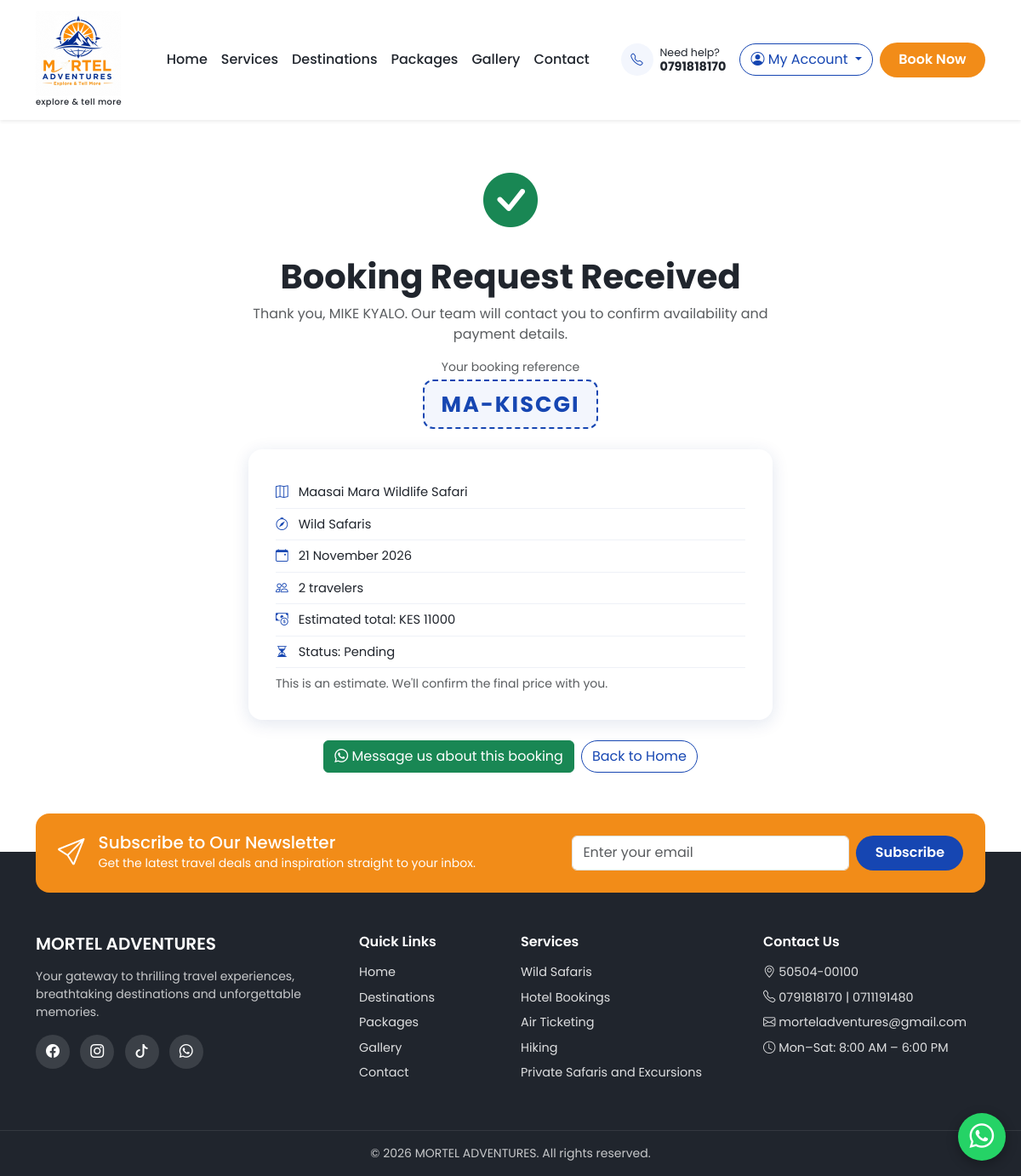
The page /bookings/success/MA-KISCGI/ on the database its author committed.
### apps/bookings/models.py (models this page shows, shortened)
class Booking(models.Model):
    STATUS_CHOICES = [
        ('pending', 'Pending'),
        ('confirmed', 'Confirmed'),
        ('cancelled', 'Cancelled'),
        ('completed', 'Completed'),
    ]
    reference = models.CharField(max_length=12, unique=True, editable=False, blank=True)
    user = models.ForeignKey(settings.AUTH_USER_MODEL, null=True, blank=True,
                             on_delete=models.SET_NULL, related_name='bookings')
    package = models.ForeignKey('tours.Package', null=True, blank=True,
                                on_delete=models.SET_NULL, related_name='bookings')
    service = models.ForeignKey('tours.Service', null=True, blank=True, on_delete=models.SET_NULL)
    full_name = models.CharField(max_length=100)
    phone = models.CharField(max_length=30)
    email = models.EmailField(blank=True)
    travel_date = models.DateField()
    travelers = models.PositiveIntegerField(default=1)
    special_requests = models.TextField(blank=True)
    total_price = models.DecimalField(max_digits=12, decimal_places=2, null=True, blank=True,
                                      help_text='Estimated total (KES). You can adjust it after agreeing a final price.')
    status = models.CharField(max_length=10, choices=STATUS_CHOICES, default='pending')
    confirmed_at = models.DateTimeField(null=True, blank=True, editable=False)
    created_at = models.DateTimeField(auto_now_add=True)
    updated_at = models.DateTimeField(auto_now=True)
    class Meta:
        ordering = ['-created_at']

### apps/tours/models.py (models this page shows, shortened)
class Package(models.Model):
    title = models.CharField(max_length=150)
    slug = models.SlugField(unique=True)
    destination = models.ForeignKey(Destination, on_delete=models.CASCADE, related_name='packages')
    service = models.ForeignKey(Service, on_delete=models.SET_NULL, null=True, blank=True)
    description = models.TextField()
    duration_days = models.PositiveIntegerField(default=1)
    price = models.DecimalField(max_digits=10, decimal_places=2, help_text='Price per person (KES)')
    slots_available = models.PositiveIntegerField(default=0)
    is_available = models.BooleanField(default=True)
    is_featured = models.BooleanField(default=False)
    cover_image = models.ImageField(upload_to='packages/')

class Service(models.Model):
    name = models.CharField(max_length=100)
    description = models.TextField()
    image = models.ImageField(upload_to='services/', blank=True)
    is_active = models.BooleanField(default=True)

### apps/bookings/views.py (the view)
# urls.py: path('success/<str:reference>/', views.booking_success, name='success'),
def booking_success(request, reference):
    b = get_object_or_404(Booking, reference=reference)
    return render(request, 'bookings/success.html', {'booking': b})

### apps/core/context_processors.py (called while the page is built)
def site_info(request):
    return {
        'SITE': {
            'name': 'MORTEL ADVENTURES',
            'tagline': 'explore & tell more',
            'about': 'Your gateway to thrilling travel experiences, breathtaking destinations and unforgettable memories.',
            'phone1': '0791818170',
            'phone2': '0711191480',
            'email': 'morteladventures@gmail.com',
            'whatsapp': '254793079569',
            'address': '50504-00100',
            'hours': 'Mon–Sat: 8:00 AM – 6:00 PM',
            'map_query': 'Imara Daima, Nairobi, Kenya',
            'facebook': '#', 'instagram': '#', 'tiktok': '#',
            'payment_info': 'Send Money 0793079569',
        },
        'footer_services': Service.objects.filter(is_active=True)[:5],
    }

### apps/bookings/templates/bookings/success.html (shortened to what this page needs)
{% extends 'base.html' %}
{% block content %}
<section class="container my-5 text-center" style="max-width: 640px;">
  <i class="bi bi-check-circle-fill text-success" style="font-size: 4rem;"></i>
  <h1 class="mt-3 fw-bold">Booking Request Received</h1>
  <p class="text-muted">Thank you, {{ booking.full_name }}. Our team will contact you to confirm availability and payment details.</p>
  <p class="mb-1 small text-muted">Your booking reference</p>
  <div class="ref-badge mb-4">{{ booking.reference }}</div>
  <div class="booking-card text-start">
    <ul class="meta-list">
      {% if booking.package %}<li><i class="bi bi-map"></i> {{ booking.package.title }}</li>{% endif %}
      {% if booking.service %}<li><i class="bi bi-compass"></i> {{ booking.service.name }}</li>{% endif %}
      <li><i class="bi bi-calendar-event"></i> {{ booking.travel_date|date:"j F Y" }}</li>
      <li><i class="bi bi-people"></i> {{ booking.travelers }} traveler{{ booking.travelers|pluralize }}</li>
      {% if booking.total_price %}<li><i class="bi bi-cash-coin"></i> Estimated total: KES {{ booking.total_price|floatformat:0 }}</li>{% endif %}
      <li><i class="bi bi-hourglass-split"></i> Status: {{ booking.get_status_display }}</li>
    </ul>
    {% if booking.total_price %}<p class="small text-muted mt-2 mb-0">This is an estimate. We'll confirm the final price with you.</p>{% endif %}
  </div>
  <div class="d-flex gap-2 justify-content-center flex-wrap mt-4">
    <a href="https://wa.me/{{ SITE.whatsapp }}?text=Hello%2C%20my%20booking%20reference%20is%20{{ booking.reference }}"
       target="_blank" rel="noopener" class="btn btn-success"><i class="bi bi-whatsapp"></i> Message us about this booking</a>
    <a href="{% url 'core:home' %}" class="btn btn-outline-blue">Back to Home</a>
  </div>
</section>
{% endblock %}

### templates/base.html (shortened to what this page needs)
{% load static %}
<!DOCTYPE html>
<html lang="en">
<head>
  <link href="https://cdn.jsdelivr.net/npm/bootstrap@5.3.3/dist/css/bootstrap.min.css" rel="stylesheet">
  <link href="https://cdn.jsdelivr.net/npm/bootstrap-icons@1.11.3/font/bootstrap-icons.min.css" rel="stylesheet">
  <link rel="stylesheet" href="{% static 'css/style.css' %}">
</head>
<body>
<nav class="navbar navbar-expand-lg bg-white sticky-top shadow-sm">
  <div class="container">
    <a class="navbar-brand" href="{% url 'core:home' %}">
  <img src="{% static 'images/logo.jpeg' %}" alt="MORTEL ADVENTURES logo" class="site-logo">
  <span class ="brand-text">
    <small>explore &amp; tell more</small>
  </span>
    </a>
    <div class="collapse navbar-collapse" id="mainNav">
      <ul class="navbar-nav mx-auto mb-2 mb-lg-0">
        <li class="nav-item"><a class="nav-link {% if request.resolver_match.view_name == 'core:home' %}active{% endif %}" href="{% url 'core:home' %}">Home</a></li>
        <li class="nav-item"><a class="nav-link {% if request.resolver_match.view_name == 'tours:services' %}active{% endif %}" href="{% url 'tours:services' %}">Services</a></li>
        <li class="nav-item"><a class="nav-link {% if request.resolver_match.view_name == 'tours:destinations' %}active{% endif %}" href="{% url 'tours:destinations' %}">Destinations</a></li>
        <li class="nav-item"><a class="nav-link {% if request.resolver_match.view_name == 'tours:packages' %}active{% endif %}" href="{% url 'tours:packages' %}">Packages</a></li>
        <li class="nav-item"><a class="nav-link {% if request.resolver_match.view_name == 'tours:gallery' %}active{% endif %}" href="{% url 'tours:gallery' %}">Gallery</a></li>
        <li class="nav-item"><a class="nav-link {% if request.resolver_match.view_name == 'contact:contact' %}active{% endif %}" href="{% url 'contact:contact' %}">Contact</a></li>
      </ul>
      <a href="tel:0791818170" class="nav-phone d-none d-xl-flex me-3">
        <i class="bi bi-telephone"></i>
        <span><small>Need help?</small><br><strong>0791818170</strong></span>
      </a>
{% if user.is_authenticated %}
<div class="dropdown me-lg-2 mb-2 mb-lg-0">
  <a class="account-toggle dropdown-toggle" href="#" role="button" data-bs-toggle="dropdown" aria-expanded="false">
    {% include 'partials/_avatar.html' %}
    <span class="d-none d-xl-inline">{{ user.first_name|default:user.username }}</span>
  </a>
  <ul class="dropdown-menu dropdown-menu-end account-menu">
    <li class="account-head">
      {% include 'partials/_avatar.html' %}
      <div><strong>{{ user.get_full_name|default:user.username }}</strong><small>{{ user.email }}</small></div>
    </li>
    <li><hr class="dropdown-divider"></li>
    <li><a class="dropdown-item" href="{% url 'accounts:dashboard' %}"><i class="bi bi-speedometer2"></i> My Dashboard</a></li>
    <li><a class="dropdown-item" href="{% url 'accounts:bookings' %}"><i class="bi bi-calendar-check"></i> My Bookings</a></li>
    <li><a class="dropdown-item" href="{% url 'accounts:profile' %}"><i class="bi bi-person"></i> My Profile</a></li>
    <li><a class="dropdown-item" href="{% url 'contact:contact' %}"><i class="bi bi-headset"></i> Contact Support</a></li>
    {% if user.is_staff %}
    <li><a class="dropdown-item" href="{% url 'admin:index' %}"><i class="bi bi-gear"></i> Admin Panel</a></li>
    {% endif %}
    <li><hr class="dropdown-divider"></li>
    <li>
      <form method="post" action="{% url 'accounts:logout' %}">
        {% csrf_token %}
        <button type="submit" class="dropdown-item text-danger"><i class="bi bi-box-arrow-right" style="color:inherit;"></i> Log out</button>
      </form>
    </li>
  </ul>
</div>
{% else %}
<div class="dropdown me-lg-2 mb-2 mb-lg-0">
  <a class="btn btn-outline-blue dropdown-toggle" href="#" role="button" data-bs-toggle="dropdown" aria-expanded="false">
    <i class="bi bi-person-circle"></i> My Account
  </a>
</div>
{% endif %}
      <a href="{% url 'bookings:booking' %}" class="btn btn-brand">Book Now</a>
    </div>
  </div>
</nav>
<main>
  {% block content %}{% endblock %}
</main>
<section class="newsletter">
  <div class="container">
    <div class="newsletter-card">
      <div class="d-flex align-items-center gap-3">
        <i class="bi bi-send"></i>
        <div>
          <h5 class="mb-0">Subscribe to Our Newsletter</h5>
          <small>Get the latest travel deals and inspiration straight to your inbox.</small>
        </div>
      </div>
      <form method="post" action="{% url 'core:subscribe' %}" class="newsletter-form">
        <input type="email" name="email" class="form-control" placeholder="Enter your email" required aria-label="Email address">
        <button class="btn btn-brand" type="submit">Subscribe</button>
      </form>
    </div>
  </div>
</section>
<footer class="site-footer">
  <div class="container py-5">
    <div class="row g-4">
      <div class="col-lg-4">
        <h5>{{ SITE.name }}</h5>
        <p class="small opacity-75">{{ SITE.about }}</p>
        <div class="socials">
          <a href="{{ SITE.facebook }}" aria-label="Facebook"><i class="bi bi-facebook"></i></a>
          <a href="{{ SITE.instagram }}" aria-label="Instagram"><i class="bi bi-instagram"></i></a>
          <a href="{{ SITE.tiktok }}" aria-label="TikTok"><i class="bi bi-tiktok"></i></a>
          <a href="https://wa.me/{{ SITE.whatsapp }}" aria-label="WhatsApp"><i class="bi bi-whatsapp"></i></a>
        </div>
      </div>
      <div class="col-6 col-lg-2">
        <h6>Quick Links</h6>
        <ul class="footer-links">
          <li><a href="{% url 'core:home' %}">Home</a></li>
          <li><a href="{% url 'tours:destinations' %}">Destinations</a></li>
          <li><a href="{% url 'tours:packages' %}">Packages</a></li>
          <li><a href="{% url 'tours:gallery' %}">Gallery</a></li>
          <li><a href="{% url 'contact:contact' %}">Contact</a></li>
        </ul>
      </div>
      <div class="col-6 col-lg-3">
        <h6>Services</h6>
        <ul class="footer-links">
          {% for s in footer_services %}
          <li><a href="{% url 'tours:services' %}">{{ s.name }}</a></li>
          {% empty %}
          <li><a href="{% url 'tours:services' %}">All services</a></li>
          {% endfor %}
        </ul>
      </div>
      <div class="col-lg-3">
        <h6>Contact Us</h6>
        <ul class="footer-links">
          <li><i class="bi bi-geo-alt"></i> {{ SITE.address }}</li>
          <li><i class="bi bi-telephone"></i> <a href="tel:{{ SITE.phone1 }}">{{ SITE.phone1 }}</a> | <a href="tel:{{ SITE.phone2 }}">{{ SITE.phone2 }}</a></li>
          <li><i class="bi bi-envelope"></i> <a href="mailto:{{ SITE.email }}">{{ SITE.email }}</a></li>
          <li><i class="bi bi-clock"></i> {{ SITE.hours }}</li>
        </ul>
      </div>
    </div>
  </div>
  <div class="footer-bottom text-center small py-3">© {% now "Y" %} {{ SITE.name }}. All rights reserved.</div>
</footer>
<a href="https://wa.me/{{ SITE.whatsapp }}" class="whatsapp-float" target="_blank" rel="noopener" aria-label="Chat on WhatsApp">
  <i class="bi bi-whatsapp"></i>
</a>
</body>
</html>

### static/css/style.css (style rules this page uses)
img { max-width: 100% }
:root { --orange:#F28C18; --blue:#1646B2; --charcoal:#20252D; --soft:#f3f6fd; }
body { font-family:'Poppins',sans-serif; color:var(--charcoal); }
.site-logo { height:100px; width: auto; }
.brand-text small { display: block; font-size: .62rem; font-weight: 500; color: var(--charcoal); letter-spacing: .4px; }
.navbar .nav-link { font-weight:500; color:var(--charcoal); }
.nav-phone { align-items:center; gap:.5rem; color:var(--charcoal); text-decoration:none; line-height:1.2; font-size:.9rem; }
.nav-phone i { background:var(--soft); color:var(--blue); width:38px; height:38px; display:grid; place-items:center; border-radius:50%; }
.btn-brand { background:var(--orange); color:#fff; border:0; border-radius:50px; padding:.55rem 1.4rem; font-weight:600; }
.btn-outline-blue { border:1px solid var(--blue); color:var(--blue); border-radius:50px; }
.newsletter { margin-top: 3rem; position: relative; z-index: 2; margin-bottom: -48px; }
.newsletter-card { background: var(--orange); color: #fff; border-radius: 16px; padding: 1.4rem 1.6rem; display: flex; flex-wrap: wrap; gap: 1rem; justify-content: space-between; align-items: center; }
.newsletter-card > div > i { font-size: 2rem; }
.newsletter-form { display: flex; gap: 8px; flex: 1 1 320px; max-width: 460px; }
.newsletter-form .btn { background: var(--blue); }
.site-footer { background: var(--charcoal); color: #fff; padding-top: 48px; }
.site-footer h5, .site-footer h6 { font-weight: 600; margin-bottom: 1rem; }
.footer-links { list-style: none; padding: 0; margin: 0; font-size: .9rem; }
.footer-links li { margin-bottom: .5rem; opacity: .85; }
.footer-links a { color: #fff; text-decoration: none; }
.socials a { color: #fff; background: rgba(255,255,255,.12); width: 40px; height: 40px; display: inline-grid; place-items: center; border-radius: 50%; margin-right: 8px; text-decoration: none; }
.footer-bottom { border-top: 1px solid rgba(255,255,255,.12); opacity: .75; }
.whatsapp-float { position: fixed; right: 18px; bottom: 18px; z-index: 1500; width: 56px; height: 56px; border-radius: 50%; background: #25D366; color: #fff; display: grid; place-items: center; font-size: 1.8rem; box-shadow: 0 4px 14px rgba(0,0,0,.3); text-decoration: none; }
.meta-list { list-style: none; padding: 0; margin: 0; font-size: .92rem; }
.meta-list li { padding: .45rem 0; border-bottom: 1px solid #eef1f7; }
.meta-list i { color: var(--blue); margin-right: 8px; }
.booking-card { background: #fff; border-radius: 16px; padding: 2rem; box-shadow: 0 4px 20px rgba(20,48,122,.12); }
.ref-badge { display: inline-block; background: var(--soft); color: var(--blue); font-weight: 700; font-size: 1.6rem; letter-spacing: 2px; padding: .5rem 1.2rem; border-radius: 12px; border: 2px dashed var(--blue); }

### rows shown on the page
Booking: full_name "MIKE KYALO", reference "MA-KISCGI", package "Maasai Mara Wildlife Safari", service.name "Wild Safaris", travel_date "21 November 2026", travelers "2", total_price "11000", status "Pending"
Service: name "Wild Safaris"
Service: name "Hotel Bookings"
Service: name "Air Ticketing"
Service: name "Hiking"
Service: name "Private Safaris and Excursions"

### other values the page prints
{{ SITE.name }} "MORTEL ADVENTURES"
{{ SITE.about }} "Your gateway to thrilling travel experiences, breathtaking destinations and unforgettable memories."
{{ SITE.address }} "50504-00100"
{{ SITE.phone1 }} "0791818170"
{{ SITE.phone2 }} "0711191480"
{{ SITE.email }} "morteladventures@gmail.com"
{{ SITE.hours }} "Mon–Sat: 8:00 AM – 6:00 PM"
